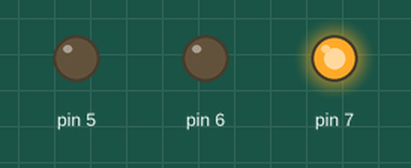
Bench run of a sketch on a simulated Arduino Uno, built with avr-gcc and run on an emulated ATmega328P. Parts: output pins drawn as LEDs (lit = HIGH).

Above: at 1.5 s.
At 4.5 s:
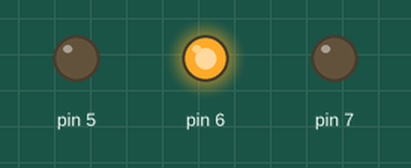
At 7.5 s:
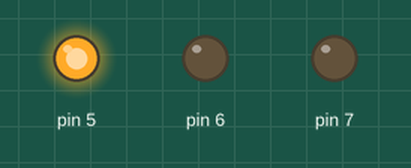
Timing chart, 0 to 11.7 s (numbered marks = the images above):
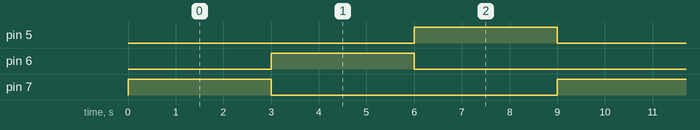

The sketch:

semaforo.ino
```cpp
void setup() {
  pinMode(7,OUTPUT);
  pinMode(6,OUTPUT);
  pinMode(5,OUTPUT);

}

void loop() {
digitalWrite(7,HIGH);
delay(3000);
digitalWrite(7,LOW);

digitalWrite(6,HIGH);
delay(3000);
digitalWrite(6,LOW);

digitalWrite(5,HIGH);
delay(3000);
digitalWrite(5,LOW);

}
```

Measured:
- by itself, pin 5–7: alternates HIGH for 3.0 s and LOW for 6.0 s
- by itself, everything shown: repeats every 9.0 s, in 4 steps
